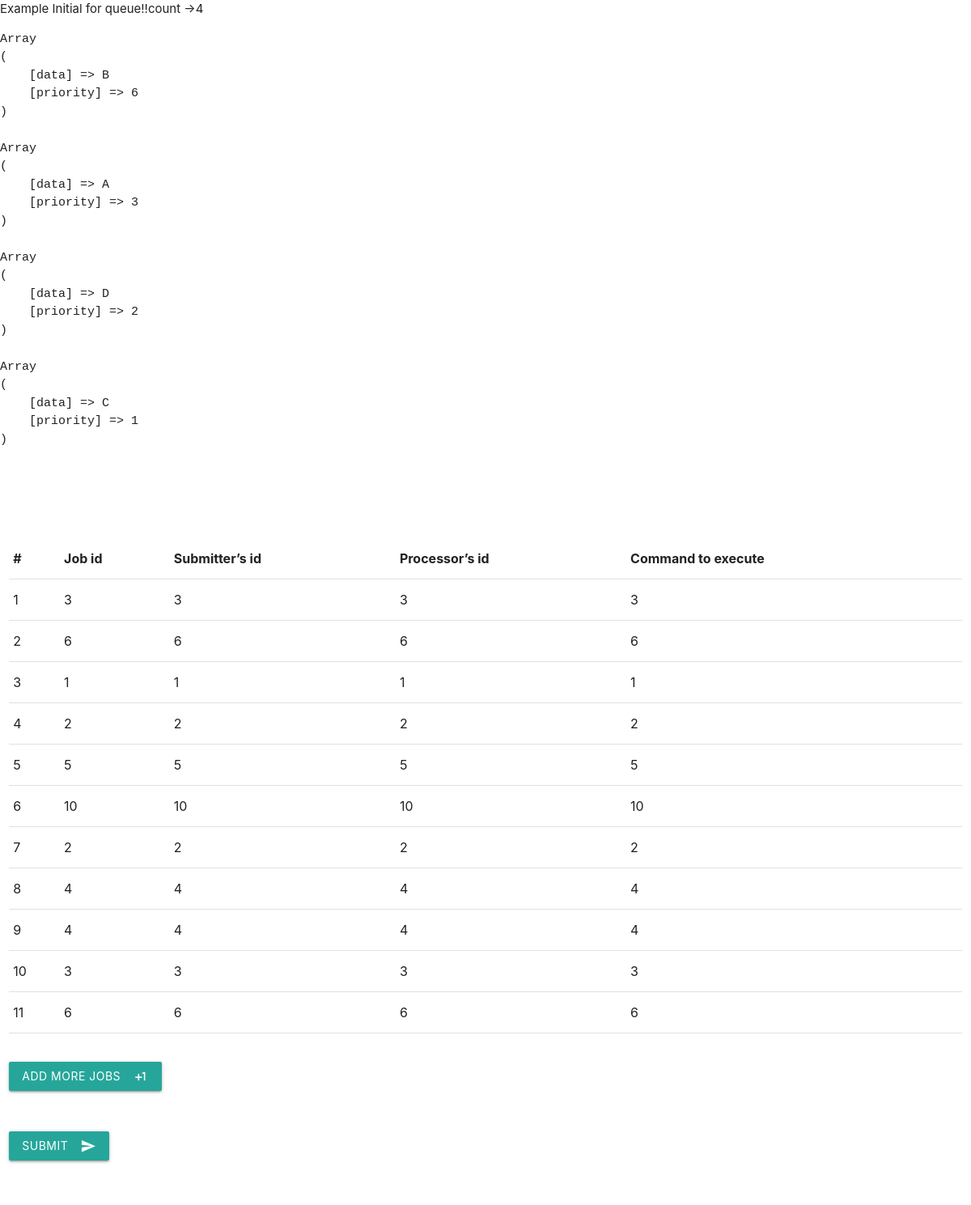
The page / on the database its author committed.
### tables this page shows
CREATE TABLE `queues` (
  `id` int(11) NOT NULL AUTO_INCREMENT,
  `job_id` int(11) NOT NULL COMMENT 'job_id',
  `submitters_id` varchar(100) NOT NULL COMMENT 'submitters_id',
  `processors_id` int(11) NOT NULL COMMENT 'processors_id',
  `command_to_execute` varchar(100) NOT NULL COMMENT 'command_to_execute',
  PRIMARY KEY (`id`)
);

### index.php (the view, shortened to what this page needs)
<?php
  $objeto   = new Conexion();
  $conexion = $objeto->Conectar();
  $search = "SELECT * FROM queues";
  $result = $conexion->prepare($search);
  $result->execute();
  $queues = $result->fetchAll(PDO::FETCH_ASSOC);
  $pq = new SplPriorityQueue();
  $pq->insert('A', 3);
  $pq->insert('B', 6);
  $pq->insert('C', 1);
  $pq->insert('D', 2);
  echo "count ->" . $pq->count() . PHP_EOL;
  $pq->setExtractFlags(SplPriorityQueue::EXTR_BOTH);
  $pq->top();
  echo "<pre>";
  while ($pq->valid()) {
      print_r($pq->current());
      $pq->next();
  }
  echo "</pre>";
?>
<!DOCTYPE html>
<html lang="en">
<head>
  <link rel="stylesheet" href="https://cdnjs.cloudflare.com/ajax/libs/materialize/1.0.0/css/materialize.min.css">
</head>
<body>
  <div class="row">
    <div class="col s12">
      <pre id="tableQueuesPre">
      </pre>
    </div>
  </div>
  <div class="row">
    <div class="col s12">
      <table id="tableQueues" class="table-striped table-bordered" style="width:100%">
          <thead class="text-center">
              <th>#</th>
              <th>Job id</th>
              <th>Submitter’s id</th>
              <th>Processor’s id</th>
              <th>Command to execute</th>
          </thead>
          <tbody>
              <?php
                  foreach($queues as $queue){
              ?>
              <tr>
                  <td><?php echo $queue['id']?></td>
                  <td><?php echo $queue['job_id']?></td>
                  <td><?php echo $queue['submitters_id']?></td>
                  <td><?php echo $queue['processors_id']?></td>
                  <td><?php echo $queue['command_to_execute']?></td>
              </tr>
              <?php
                  }
              ?>
          </tbody>
      </table>
    </div>
  </div>
  <div class="row">
      <div class="row">
        <div class="input-field col s6 m3">
          <button id="btn-add-jobs" class="btn waves-effect waves-light" type="button" name="action">Add more jobs
            <i class="material-icons right">plus_one</i>
          </button>
        </div>
      </div>
      <div class="row">
        <div class="input-field col s6 m3">
          <button id="btn-send-jobs" class="btn waves-effect waves-light" type="button" name="action">Submit
            <i class="material-icons right">send</i>
          </button>
        </div>
      </div>
  </div>
</body>
</html>

### rows shown on the page
queues: id "1", job "3", submitters "3", processors "3", command_to_execute "3"
queues: id "2", job "6", submitters "6", processors "6", command_to_execute "6"
queues: id "3", job "1", submitters "1", processors "1", command_to_execute "1"
queues: id "4", job "2", submitters "2", processors "2", command_to_execute "2"
queues: id "5", job "5", submitters "5", processors "5", command_to_execute "5"
queues: id "6", job "10", submitters "10", processors "10", command_to_execute "10"
queues: id "7", job "2", submitters "2", processors "2", command_to_execute "2"
queues: id "8", job "4", submitters "4", processors "4", command_to_execute "4"
queues: id "9", job "4", submitters "4", processors "4", command_to_execute "4"
queues: id "10", job "3", submitters "3", processors "3", command_to_execute "3"
queues: id "11", job "6", submitters "6", processors "6", command_to_execute "6"

### other values the page prints
$pq->count() "4"
